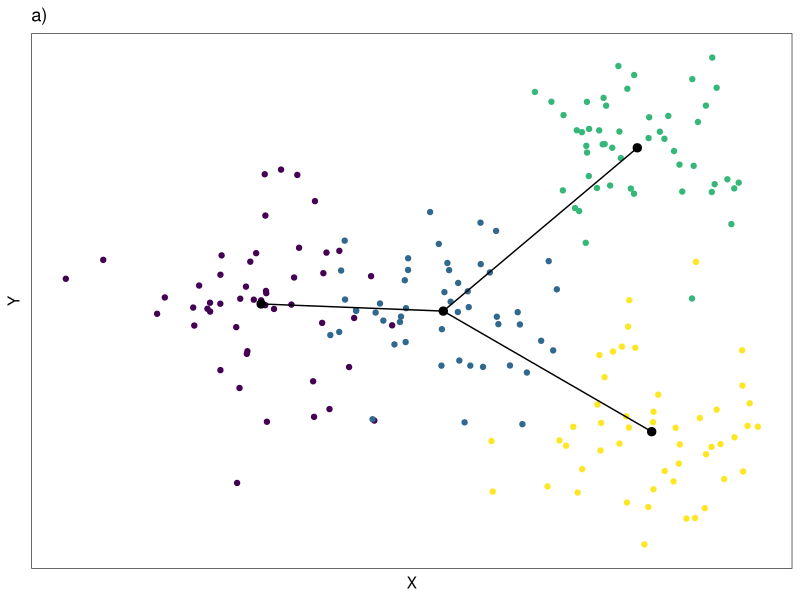
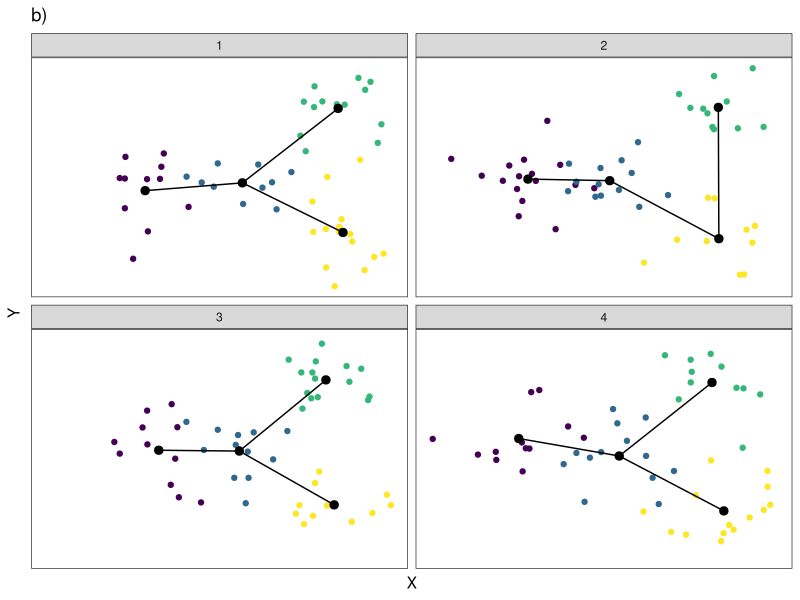

Recreate these plots in R, in order.
library(tidyverse)
library(viridis)
library(ragg)


## Set seed for replication
set.seed(77)

#### PART A ####
## Generate random clusters in a bifurcation structure
points_per_cluster <- 50

### Step 1: generate cluster 1 (it will be the left-most cluster, centered on the y-axis)
x_values <- rnorm(points_per_cluster, mean = 10, sd = 2)
y_values <- rnorm(points_per_cluster, mean = 15, sd = 2)

cluster_1 <- tibble(x_values, y_values) %>%
  mutate(cluster = "Cluster 1")

### Step 2: generate cluster 2 (it will be to the right of cluster 1, centered on the y-axis)
x_values <- rnorm(points_per_cluster, mean = 16, sd = 2)
y_values <- rnorm(points_per_cluster, mean = 15, sd = 2)

cluster_2 <- tibble(x_values, y_values) %>%
  mutate(cluster = "Cluster 2")

### Step 3: generate cluster 3 (it will be to the right of cluster 2, on the top end of the y-axis)
x_values <- rnorm(points_per_cluster, mean = 22, sd = 2)
y_values <- rnorm(points_per_cluster, mean = 20, sd = 2)

cluster_3 <- tibble(x_values, y_values) %>%
  mutate(cluster = "Cluster 3")

### Step 4: generate cluster 4 (it will be to the right of cluster 2, on the bottom end of the y-axis)
x_values <- rnorm(points_per_cluster, mean = 22, sd = 2)
y_values <- rnorm(points_per_cluster, mean = 10, sd = 2)

cluster_4 <- tibble(x_values, y_values) %>%
  mutate(cluster = "Cluster 4")

### Step 5: combine the data points into one table
clusters <- bind_rows(cluster_1, cluster_2, cluster_3, cluster_4)

### Step 6: create data points for a line plot to represent a trajectory 
###   overlayed on top of the scatterplot
trajectory_points <- clusters %>%
  group_by(cluster) %>%
  summarize(x_values = mean(x_values), y_values = mean(y_values))

trajectory_line1 <- trajectory_points %>%
  filter(cluster != "Cluster 4")

trajectory_line2 <- trajectory_points %>%
  filter(cluster == "Cluster 2" | cluster == "Cluster 4")

### Step 7: plot the clusters
trajectory_plot <- ggplot() + 
  geom_point(clusters, mapping = aes(x = x_values, y = y_values, color = cluster)) +
  scale_color_viridis(discrete = TRUE) +
  # geom_point(clusters, mapping = aes(x = x_values, y = y_values, color = "red")) + 
  geom_point(trajectory_points, mapping = aes(x_values, y_values), color = "black", size = 2.5) + 
  geom_line(trajectory_line1, mapping = aes(x_values, y_values), color = "black") + 
  geom_line(trajectory_line2, mapping = aes(x_values, y_values), color = "black") +
  theme_bw() + 
  labs(x = "X", y = "Y", title = "a)") + 
  theme(legend.position = "none",
        axis.text.x = element_blank(), axis.ticks.x = element_blank(),
        axis.text.y = element_blank(), axis.ticks.y = element_blank(),
        panel.grid.major = element_blank(), panel.grid.minor = element_blank())
  # theme(legend.position = "none", 
  #       axis.text.x = element_blank(), axis.ticks.x = element_blank(), 
  #       axis.text.y = element_blank(), axis.ticks.y = element_blank())



#### PART B ####
## Split full dataset above into replicates
### Step 1: Randomly assigne a replicate number to each row in the clusters dataframe
replicates <- sample(rep(1:4, each = points_per_cluster))

clusters <- clusters %>%
  mutate(replicate = replicates)

### Step 2: create data points for a line plot to represent a trajectory 
###   overlayed on top of the scatterplot
trajectory_points <- clusters %>%
  group_by(replicate, cluster) %>%
  summarize(x_values = mean(x_values), y_values = mean(y_values))

trajectory_line1 <- trajectory_points %>%
  filter(ifelse(replicate != 2, 
                cluster != "Cluster 4", 
                cluster != "Cluster 3"))

trajectory_line2 <- trajectory_points %>%
  filter(ifelse(replicate != 2, 
                cluster == "Cluster 2" | cluster == "Cluster 4", 
                cluster == "Cluster 3" | cluster == "Cluster 4"))

### Spet 3: Plot the replicate trajectories
replicate_plot <- ggplot() + 
  geom_point(clusters, mapping = aes(x = x_values, y = y_values, color = cluster)) + 
  scale_color_viridis(discrete = TRUE) +
  geom_point(trajectory_points, mapping = aes(x_values, y_values), color = "black", size = 2.5) +
  geom_line(trajectory_line1, mapping = aes(x_values, y_values), color = "black") +
  geom_line(trajectory_line2, mapping = aes(x_values, y_values), color = "black") +
  facet_wrap(~replicate) + 
  theme_bw() + 
  labs(x = "X", y = "Y", title = "b)") + 
  theme(legend.position = "none",
        axis.text.x = element_blank(), axis.ticks.x = element_blank(),
        axis.text.y = element_blank(), axis.ticks.y = element_blank(),
        panel.grid.major = element_blank(), panel.grid.minor = element_blank())
  # theme(legend.position = "none", 
  #       axis.text.x = element_blank(), axis.ticks.x = element_blank(), 
  #       axis.text.y = element_blank(), axis.ticks.y = element_blank())




## Save the plots
agg_png("Trajectory_No_Reps.png", width = 6, height = 6, units = "in", res = 600, scaling = 1.5)
trajectory_plot
dev.off()

agg_png("Trajectory_Reps.png", width = 6, height = 6, units = "in", res = 600, scaling = 1.5)
replicate_plot
dev.off()
